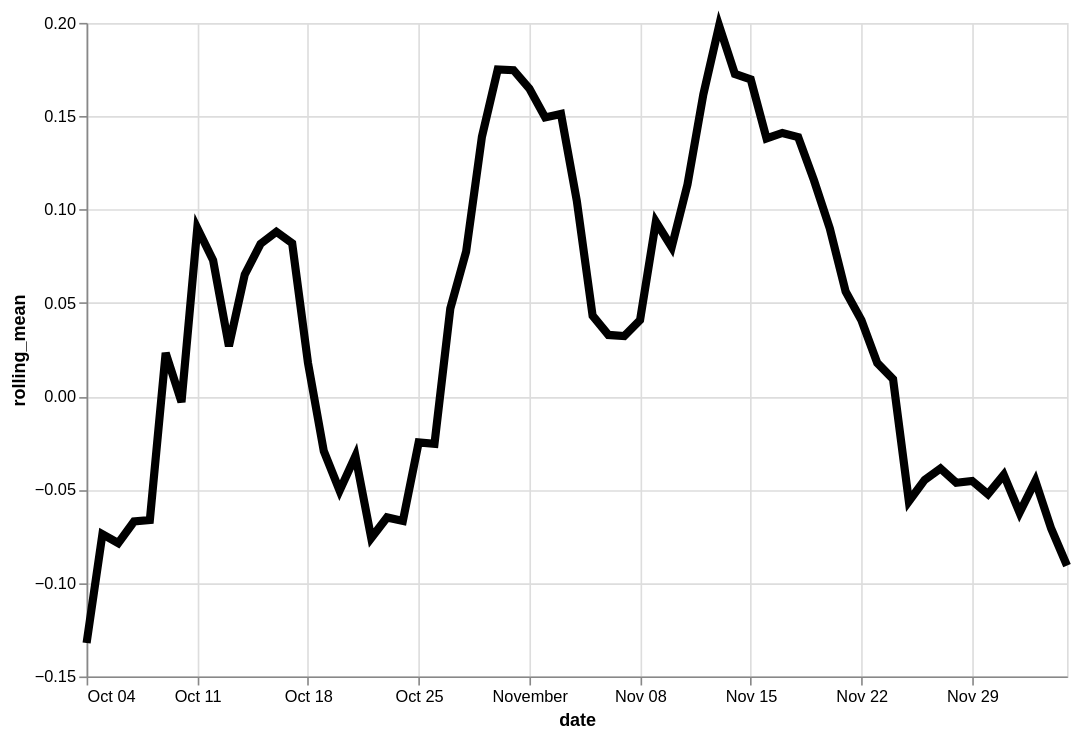

Express this chart as Vega-Lite.
### Vega-Lite specification from a JSON file in a GitHub repository (floating-point values rounded to 4 significant figures)
{"config": {"view": {"continuousWidth": 400, "continuousHeight": 300}}, "data": {"name": "data-7c1c5c36aca012e4cbeeb98d1116718a"}, "mark": {"type": "line", "color": "black", "size": 5}, "encoding": {"x": {"type": "temporal", "field": "date"}, "y": {"type": "quantitative", "field": "rolling_mean"}}, "height": 400, "transform": [{"window": [{"op": "mean", "field": "residual", "as": "rolling_mean"}], "frame": [-4, 3]}], "width": 600, "$schema": "https://vega.github.io/schema/vega-lite/v4.8.1.json", "datasets": {"data-7c1c5c36aca012e4cbeeb98d1116718a": [{"date": "2020-10-04", "residual": -0.7361}, {"date": "2020-10-05", "residual": 0.6099}, {"date": "2020-10-06", "residual": -0.7962}, {"date": "2020-10-07", "residual": 0.3941}, {"date": "2020-10-08", "residual": 0.159}, {"date": "2020-10-09", "residual": -0.1023}, {"date": "2020-10-10", "residual": 0.002597}, {"date": "2020-10-11", "residual": -0.06064}, {"date": "2020-10-12", "residual": -0.02026}, {"date": "2020-10-13", "residual": 0.3991}, {"date": "2020-10-14", "residual": -0.05048}, {"date": "2020-10-15", "residual": 0.256}, {"date": "2020-10-16", "residual": -0.2091}, {"date": "2020-10-17", "residual": 0.2047}, {"date": "2020-10-18", "residual": 0.1339}, {"date": "2020-10-19", "residual": -0.00874}, {"date": "2020-10-20", "residual": -0.06974}, {"date": "2020-10-21", "residual": -0.1131}, {"date": "2020-10-22", "residual": -0.4285}, {"date": "2020-10-23", "residual": 0.08681}, {"date": "2020-10-24", "residual": -0.06117}, {"date": "2020-10-25", "residual": -0.1464}, {"date": "2020-10-26", "residual": 0.2224}, {"date": "2020-10-27", "residual": -0.02401}, {"date": "2020-10-28", "residual": 0.2671}, {"date": "2020-10-29", "residual": -0.1194}, {"date": "2020-10-30", "residual": 0.1505}, {"date": "2020-10-31", "residual": 0.3308}, {"date": "2020-11-01", "residual": 0.4313}, {"date": "2020-11-02", "residual": 0.1419}, {"date": "2020-11-03", "residual": 0.2193}, {"date": "2020-11-04", "residual": -0.1029}, {"date": "2020-11-05", "residual": 0.1434}, {"date": "2020-11-06", "residual": -0.1045}, {"date": "2020-11-07", "residual": -0.2214}, {"date": "2020-11-08", "residual": -0.1614}, {"date": "2020-11-09", "residual": 0.3487}, {"date": "2020-11-10", "residual": 0.1372}, {"date": "2020-11-11", "residual": 0.2876}, {"date": "2020-11-12", "residual": 0.3184}, {"date": "2020-11-13", "residual": 0.03423}, {"date": "2020-11-14", "residual": 0.1645}, {"date": "2020-11-15", "residual": 0.1639}, {"date": "2020-11-16", "residual": 0.1336}, {"date": "2020-11-17", "residual": 0.1418}, {"date": "2020-11-18", "residual": 0.1138}, {"date": "2020-11-19", "residual": 0.03467}, {"date": "2020-11-20", "residual": 0.3419}, {"date": "2020-11-21", "residual": 0.01633}, {"date": "2020-11-22", "residual": -0.02085}, {"date": "2020-11-23", "residual": -0.04182}, {"date": "2020-11-24", "residual": -0.1365}, {"date": "2020-11-25", "residual": 0.01838}, {"date": "2020-11-26", "residual": -0.06877}, {"date": "2020-11-27", "residual": -0.03497}, {"date": "2020-11-28", "residual": -0.1813}, {"date": "2020-11-29", "residual": 0.108}, {"date": "2020-11-30", "residual": 0.02819}, {"date": "2020-12-01", "residual": -0.1031}, {"date": "2020-12-02", "residual": -0.1288}, {"date": "2020-12-03", "residual": -0.03809}, {"date": "2020-12-04", "residual": 0.01395}, {"date": "2020-12-05", "residual": -0.1973}]}}
